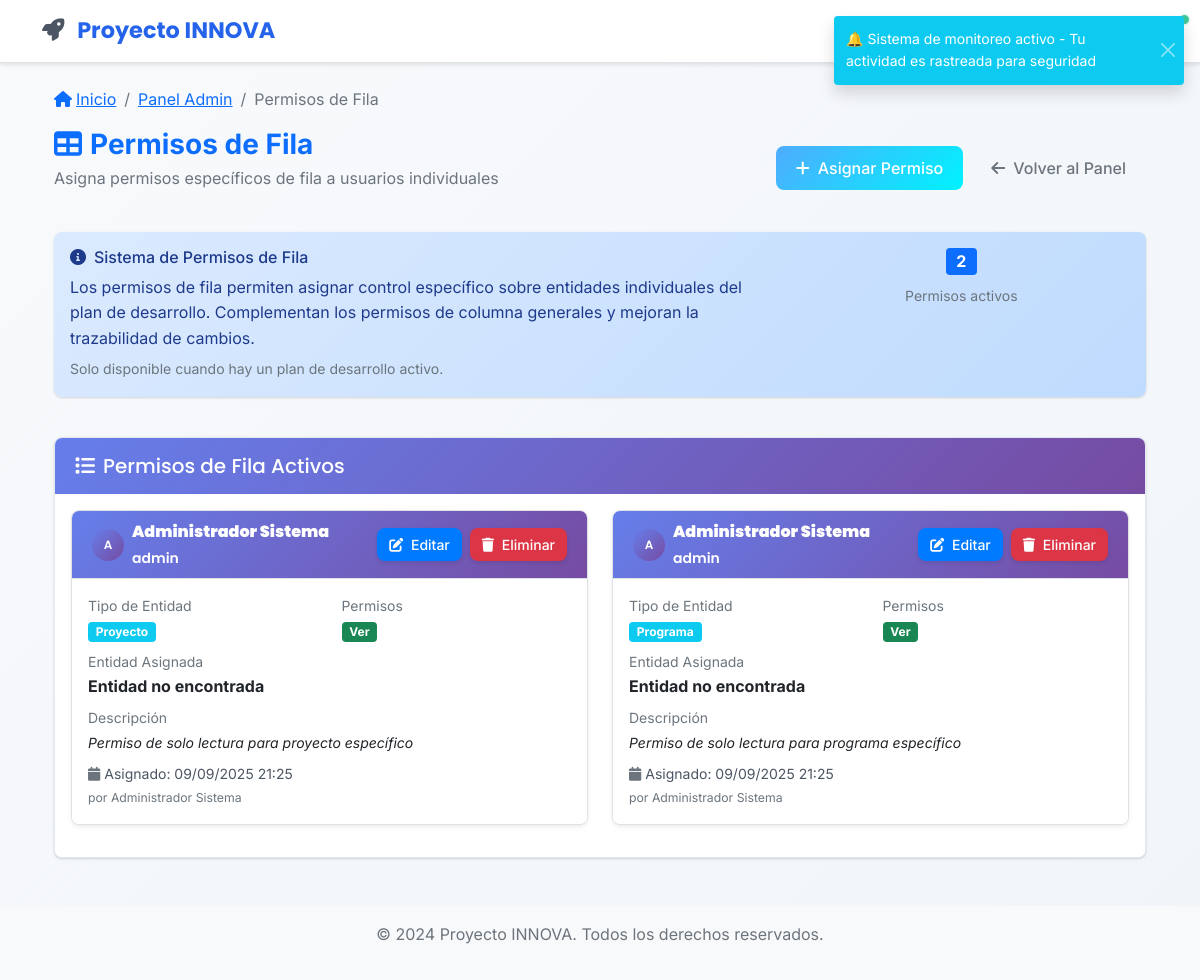
The page /admin/row-permissions (signed in) on the database its author committed.
### app/models/row_permission.py (models this page shows, shortened)
class RowPermission(db.Model):
    __tablename__ = 'row_permissions'
    id = db.Column(db.Integer, primary_key=True)
    user_id = db.Column(db.Integer, db.ForeignKey('users.id'), nullable=False)
    plan_id = db.Column(db.Integer, db.ForeignKey('planes_desarrollo.id'), nullable=False)
    indicador_id = db.Column(db.Integer, db.ForeignKey('indicadores_producto.id'), nullable=True)
    proyecto_id = db.Column(db.Integer, db.ForeignKey('proyectos.id'), nullable=True)
    programa_id = db.Column(db.Integer, db.ForeignKey('programas.id'), nullable=True)
    componente_id = db.Column(db.Integer, db.ForeignKey('componentes.id'), nullable=True)
    linea_estrategica_id = db.Column(db.Integer, db.ForeignKey('lineas_estrategicas.id'), nullable=True)
    can_view = db.Column(db.Boolean, default=True)
    can_edit = db.Column(db.Boolean, default=False)
    permission_scope = db.Column(db.String(50), nullable=False)  # 'indicador', 'proyecto', 'programa', 'componente', 'linea'
    description = db.Column(db.Text)  # Descripción del permiso específico
    is_active = db.Column(db.Boolean, default=True)
    created_at = db.Column(db.DateTime, default=datetime.utcnow)
    updated_at = db.Column(db.DateTime, default=datetime.utcnow, onupdate=datetime.utcnow)
    assigned_by = db.Column(db.Integer, db.ForeignKey('users.id'), nullable=False)
    user = db.relationship('User', foreign_keys=[user_id], backref=db.backref('row_permissions', lazy=True))
    plan = db.relationship('PlanDesarrollo', backref=db.backref('row_permissions', lazy=True))
    indicador = db.relationship('IndicadorProducto', backref=db.backref('row_permissions', lazy=True))
    proyecto = db.relationship('Proyecto', backref=db.backref('row_permissions', lazy=True))
    programa = db.relationship('Programa', backref=db.backref('row_permissions', lazy=True))
    componente = db.relationship('Componente', backref=db.backref('row_permissions', lazy=True))
    linea_estrategica = db.relationship('LineaEstrategica', backref=db.backref('row_permissions', lazy=True))
    assigner = db.relationship('User', foreign_keys=[assigned_by], backref=db.backref('assigned_row_permissions', lazy=True))
    @property
    def target_entity(self):
        if self.indicador_id:
            return self.indicador
        elif self.proyecto_id:
            return self.proyecto
        elif self.programa_id:
            return self.programa
        elif self.componente_id:
            return self.componente
        elif self.linea_estrategica_id:
            return self.linea_estrategica
        return None
    @property
    def entity_name(self):
        entity = self.target_entity
        return "Entidad no encontrada"
    @property
    def entity_type_display(self):
        types = {
            'indicador': 'Indicador',
            'proyecto': 'Proyecto',
            'programa': 'Programa',
            'componente': 'Componente',
            'linea': 'Línea Estratégica'
        }
        return types.get(self.permission_scope, self.permission_scope.title())

### app/models/user.py (models this page shows, shortened)
class User(UserMixin, db.Model):
    __tablename__ = 'users'
    id = db.Column(db.Integer, primary_key=True)
    username = db.Column(db.String(64), unique=True, nullable=False, index=True)
    email = db.Column(db.String(120), unique=True, nullable=False, index=True)
    password_hash = db.Column(db.String(256), nullable=False)
    first_name = db.Column(db.String(64), nullable=False)
    last_name = db.Column(db.String(64), nullable=False)
    position = db.Column(db.String(100))  # Cargo en la alcaldía
    municipality = db.Column(db.String(100), nullable=False)  # Nombre de la alcaldía
    department = db.Column(db.String(100), nullable=False)  # Departamento/Estado
    municipality_code = db.Column(db.String(20))  # Código único de la alcaldía
    is_active = db.Column(db.Boolean, default=True)
    created_at = db.Column(db.DateTime, default=datetime.utcnow)
    updated_at = db.Column(db.DateTime, default=datetime.utcnow, onupdate=datetime.utcnow)
    last_login = db.Column(db.DateTime)
    legacy_role = db.Column(db.String(20), default='viewer')  # Mantener para compatibilidad
    active_roles = db.relationship('UserRole',
                                 foreign_keys='UserRole.user_id',
                                 lazy=True,
                                 primaryjoin="and_(User.id==UserRole.user_id, UserRole.is_active==True)")
    user_roles = db.relationship('UserRole',
                               foreign_keys='UserRole.user_id',
                               lazy=True,
                               overlaps="active_roles")
    @property
    def password(self):
        raise AttributeError('La contraseña no es un atributo legible')
    def get_full_name(self):
        return f"{self.first_name} {self.last_name}"
    @property
    def role(self):
        return self.legacy_role
    def is_admin(self):
        if self.active_roles:
            admin_names = ['admin', 'administrador']
            return any(ur.role.name.lower() in admin_names for ur in self.active_roles)
        return self.legacy_role == 'admin'

### app/views/admin.py (the view)
@admin_bp.route('/row-permissions')
@login_required
def manage_row_permissions():
    from app.models import PlanDesarrollo
    active_plan = PlanDesarrollo.query.filter_by(
        municipio=current_user,
        estado='activo'
    ).first()
    if not active_plan:
        flash('No hay un plan de desarrollo activo. Los permisos de fila solo están disponibles cuando hay un plan activo.', 'warning')
        return redirect(url_for('admin.dashboard'))
    row_permissions_list = RowPermission.query.filter_by(
        plan_id=active_plan.id,
        is_active=True
    ).order_by(RowPermission.created_at.desc()).all()
    all_users = User.query.filter_by(is_active=True).order_by(User.first_name, User.last_name).all()
    return render_template('admin/row_permissions.html',
                         title='Permisos de Fila',
                         row_permissions=row_permissions_list,
                         active_plan=active_plan,
                         all_users=all_users)

### app/templates/admin/row_permissions.html (shortened to what this page needs)
{% extends "base.html" %}
{% block content %}
<div class="container-fluid mt-4">
    <div class="row mb-4">
        <div class="col-12">
            <nav aria-label="breadcrumb" class="mb-3">
                <ol class="breadcrumb">
                    <li class="breadcrumb-item">
                        <a href="{{ url_for('main.dashboard') }}">
                            <i class="fas fa-home me-1"></i>Inicio
                        </a>
                    </li>
                    <li class="breadcrumb-item">
                        <a href="{{ url_for('admin.dashboard') }}">Panel Admin</a>
                    </li>
                    <li class="breadcrumb-item active">Permisos de Fila</li>
                </ol>
            </nav>
            <div class="d-flex justify-content-between align-items-center">
                <div>
                    <h1 class="h3 mb-0 text-primary fw-bold">
                        <i class="fas fa-table me-2"></i>Permisos de Fila
                    </h1>
                    <p class="text-muted mt-1">Asigna permisos específicos de fila a usuarios individuales</p>
                </div>
                <div class="d-flex gap-2">
                    <button type="button" class="btn btn-success" data-bs-toggle="modal" data-bs-target="#assignPermissionModal">
                        <i class="fas fa-plus me-2"></i>Asignar Permiso
                    </button>
                    <a href="{{ url_for('admin.dashboard') }}" class="btn btn-outline-secondary">
                        <i class="fas fa-arrow-left me-2"></i>Volver al Panel
                    </a>
                </div>
            </div>
        </div>
    </div>
    <div class="row mb-4">
        <div class="col-12">
            <div class="alert alert-info">
                <div class="row">
                    <div class="col-md-8">
                        <h6 class="alert-heading">
                            <i class="fas fa-info-circle me-2"></i>Sistema de Permisos de Fila
                        </h6>
                        <p class="mb-1">
                            Los permisos de fila permiten asignar control específico sobre entidades individuales del plan de desarrollo.
                            Complementan los permisos de columna generales y mejoran la trazabilidad de cambios.
                        </p>
                        <small class="text-muted">
                            Solo disponible cuando hay un plan de desarrollo activo.
                        </small>
                    </div>
                    <div class="col-md-4">
                        <div class="text-center">
                            <div class="mb-2">
                                <span class="badge bg-primary fs-6">{{ row_permissions|length }}</span>
                            </div>
                            <small class="text-muted">Permisos activos</small>
                        </div>
                    </div>
                </div>
            </div>
        </div>
    </div>
    <div class="row">
        <div class="col-12">
            <div class="card">
                <div class="card-header">
                    <h5 class="mb-0">
                        <i class="fas fa-list me-2"></i>Permisos de Fila Activos
                    </h5>
                </div>
                <div class="card-body">
                    {% if row_permissions %}
                        <div class="row">
                            {% for permission in row_permissions %}
                            <div class="col-lg-6 mb-3">
                                <div class="card border shadow-sm h-100 position-relative" style="border-color: #dee2e6 !important; min-height: 200px;">
                                    <div class="card-header py-2 d-flex justify-content-between align-items-center" style="background-color: #f8f9fa !important; border-bottom: 1px solid #dee2e6 !important;">
                                        <div class="d-flex align-items-center">
                                            <div class="avatar-circle me-2" style="width: 32px; height: 32px; background: linear-gradient(135deg, #667eea 0%, #764ba2 100%); border-radius: 50%; display: flex; align-items: center; justify-content: center; color: white; font-size: 12px;">
                                                {{ permission.user.first_name[0] if permission.user and permission.user.first_name else permission.user.username[0] if permission.user else '?' }}
                                            </div>
                                            <div>
                                                <strong class="text-white fw-semibold">{{ permission.user.get_full_name() if permission.user else 'Usuario Desconocido' }}</strong>
                                                <br>
                                                <small class="text-white">{{ permission.user.username if permission.user else 'N/A' }}</small>
                                            </div>
                                        </div>
                                        <div class="d-flex gap-2">
                                            <button class="btn btn-sm edit-permission-btn" onclick="editPermission({{ permission.id }})" title="Editar permiso">
                                                <i class="fas fa-edit me-1"></i>
                                                <span class="d-none d-sm-inline">Editar</span>
                                            </button>
                                            <button class="btn btn-sm delete-permission-btn" onclick="deletePermission({{ permission.id }})" title="Eliminar permiso">
                                                <i class="fas fa-trash me-1"></i>
                                                <span class="d-none d-sm-inline">Eliminar</span>
                                            </button>
                                        </div>
                                    </div>
                                    <div class="card-body">
                                        <div class="row mb-2">
                                            <div class="col-6">
                                                <small class="text-muted d-block">Tipo de Entidad</small>
                                                <span class="badge bg-info">{{ permission.entity_type_display }}</span>
                                            </div>
                                            <div class="col-6">
                                                <small class="text-muted d-block">Permisos</small>
                                                <div>
                                                    {% if permission.can_view %}
                                                        <span class="badge bg-success me-1">Ver</span>
                                                    {% endif %}
                                                </div>
                                            </div>
                                        </div>
                                        <div class="mb-2">
                                            <small class="text-muted d-block">Entidad Asignada</small>
                                            <strong class="text-dark">{{ permission.entity_name }}</strong>
                                        </div>
                                        {% if permission.description %}
                                        <div class="mb-2">
                                            <small class="text-muted d-block">Descripción</small>
                                            <em class="small text-dark">{{ permission.description }}</em>
                                        </div>
                                        {% endif %}
                                        <div class="small text-secondary">
                                            <i class="fas fa-calendar me-1 text-muted"></i>Asignado: {{ permission.created_at.strftime('%d/%m/%Y %H:%M') if permission.created_at else 'N/A' }}
                                            {% if permission.assigner %}
                                                <br><small class="text-muted">por {{ permission.assigner.get_full_name() }}</small>
                                            {% endif %}
                                        </div>
                                    </div>
                                </div>
                            </div>
                            {% endfor %}
                        </div>
                    {% endif %}
                </div>
            </div>
        </div>
    </div>
</div>
{% endblock %}

### rows shown on the page
RowPermission: user "A", user "Administrador Sistema", user "admin", entity_type_display "Proyecto", can_view "Ver", entity_name "Entidad no encontrada", description "Permiso de solo lectura para proyecto específico", created_at "09/09/2025 21:25", assigner.get_full_name "Administrador Sistema"
RowPermission: user "A", user "Administrador Sistema", user "admin", entity_type_display "Programa", can_view "Ver", entity_name "Entidad no encontrada", description "Permiso de solo lectura para programa específico", created_at "09/09/2025 21:25", assigner.get_full_name "Administrador Sistema"

### other values the page prints
{{ row_permissions|length }} "2"
